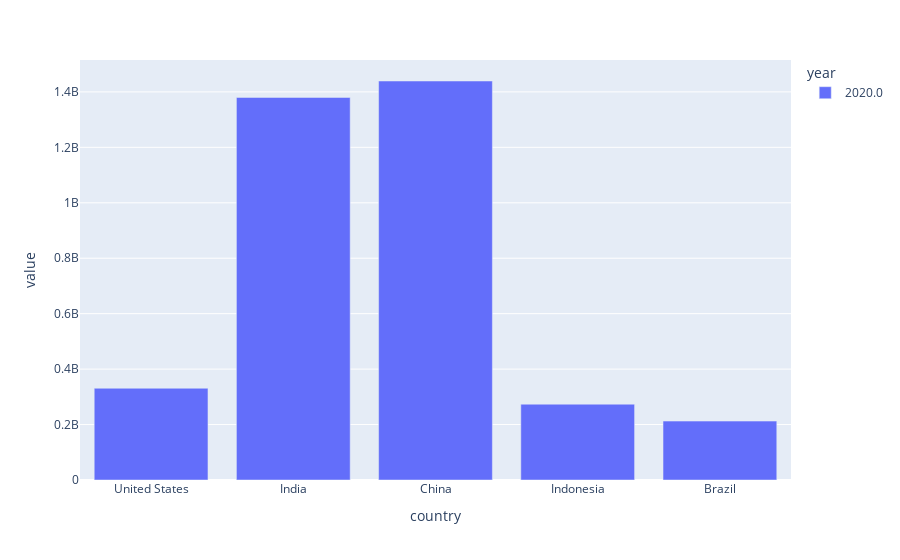

Notebook code for this chart:
### Code cell
df_pivot_2020.plot(kind='bar')

### Figure 1 — Plotly figure (JSON) as saved in the notebook; plotly's stock layout.template omitted (floating-point values rounded to 4 significant figures)
{"data": [{"hovertemplate": "year=2020.0<br>country=%{x}<br>value=%{y}<extra></extra>", "legendgroup": "2020.0", "marker": {"color": "#636efa", "pattern": {"shape": ""}}, "name": "2020.0", "orientation": "v", "showlegend": true, "textposition": "auto", "type": "bar", "x": ["United States", "India", "China", "Indonesia", "Brazil"], "xaxis": "x", "y": [331000000.0, 1380000000.0, 1439000000.0, 273500000.0, 212600000.0], "yaxis": "y"}], "layout": {"barmode": "relative", "legend": {"title": {"text": "year"}, "tracegroupgap": 0}, "margin": {"t": 60}, "xaxis": {"anchor": "y", "domain": [0, 1], "title": {"text": "country"}}, "yaxis": {"anchor": "x", "domain": [0, 1], "title": {"text": "value"}}}}
